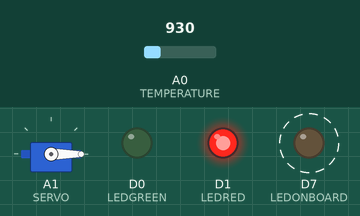
Simulated run of this sketch. Board: Particle Photon. Shown: servo, output pins drawn as LEDs (lit = HIGH). Dashed ring = blinking. The test bench sets the inputs (shaded band); at power-on: A0 (TEMPERATURE) = 930.

Above: at 2.8 s.
2.9 s: A0 (TEMPERATURE) set to 1004
At 5.4 s:
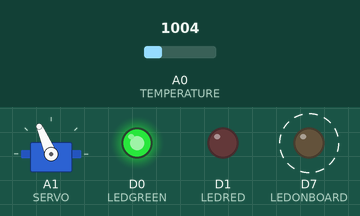
6.5 s: A0 (TEMPERATURE) set to 809
At 7.8 s:
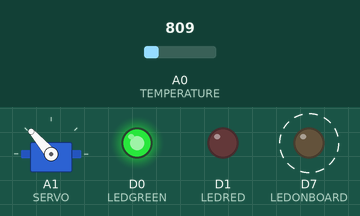
10.7 s: A0 (TEMPERATURE) set to 697
14.2 s: A0 (TEMPERATURE) set to 1069
At 15.8 s:
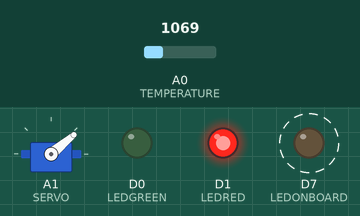
Timing chart, 0 to 19.4 s (numbered marks = the images above; inputs shaded):
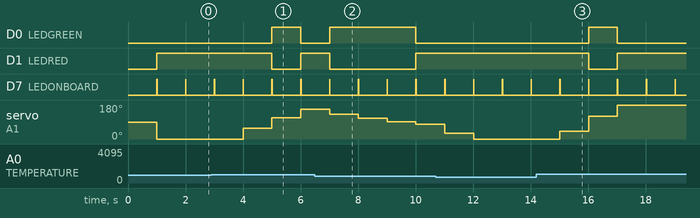

Measured:
- after the input at 2.9 s, D0 (LEDGREEN): LOW → HIGH after 2.1 s instead of 3.1 s; D1 (LEDRED): HIGH → LOW after 2.1 s instead of 3.1 s
- after the input at 6.5 s, D0 (LEDGREEN): LOW → HIGH after 0.51 s, → LOW 3.0 s later; D1 (LEDRED): HIGH → LOW after 0.51 s, → HIGH 3.0 s later; servo on A1 (SERVO): 158° → 131° after 0.51 s, → 110° 1.0 s later, → 92° 1.0 s later, → 79° 1.0 s later
- after the input at 14.2 s, D0 (LEDGREEN): LOW → HIGH after 1.8 s, → LOW 1.0 s later; D1 (LEDRED): HIGH → LOW after 1.8 s, → HIGH 1.0 s later; servo on A1 (SERVO): 0° → 40° after 0.82 s, → 120° 1.0 s later, → 180° 1.0 s later
- by itself, D7 (LEDONBOARD): alternates HIGH for 0.01 s and LOW for 0.99 s

The sketch:

temperature.ino
```cpp
// ------------------------------------------------------------
// Reads temperature and sets a coloured LED and servo position
// ------------------------------------------------------------

int TEMPERATURE = A0;   // Temperature sensor
int SERVO = A1;         // Servo ES08A
int LEDONBOARD = D7;    // Onboard LED
int LEDRED = D1;        // bicolor led red leg
int LEDGREEN = D0;      // bicolour led green leg

Servo myservo;          // a Servo class for servo ES08A
int angle = 0;          // server angle (degrees)

double TEMP_LOW = 18.0;        // Comfort low threshold
double TEMP_HIGH = 21.0;        // Comfort high threshold
double TEMP_MIN = 14.0;       // Temperature range minimum
double TEMP_MAX = 23.0;       // Temperature range maximum

int voltage_temp = 0;   // Temperature sensor voltage
double tempC = 0;       // Calculated temperature (degC)
double tempOld = 0;     // Previous temperature (for smoothing)
float alpha = 0.8;      // smoothing constant
int red = 0;            // LED red value (0-255)

long previousMillis = 0;// store the last time temperature was updated
long interval = 1000;   // interval at which to update (milliseconds)
double status = 0;

void setup()
{
  Spark.variable("temperature", &tempC, DOUBLE); // temperature (degC)
  Spark.variable("voltage_temp", &voltage_temp, INT);
  Spark.variable("TEMP_LOW", &TEMP_LOW, DOUBLE); // temperature (degC)
  Spark.variable("TEMP_HIGH", &TEMP_HIGH, DOUBLE); // temperature (degC)
  Spark.variable("TEMP_MIN", &TEMP_MIN, DOUBLE); // temperature (degC)
  Spark.variable("TEMP_MAX", &TEMP_MAX, DOUBLE); // temperature (degC)
  Spark.function("program", setParameter);      // program the device

  pinMode(TEMPERATURE, INPUT);  // temperature sensor
  pinMode(LEDONBOARD, OUTPUT);  // onboard LED
  pinMode(LEDRED, OUTPUT);      // onboard LED
  pinMode(LEDGREEN, OUTPUT);    // onboard LED
  myservo.attach(SERVO);        // Attach the servo to A1

  RGB.control(false);            // Take control of the onboard multicolour LED
}

void loop()
{
    unsigned long currentMillis = millis();
    if (currentMillis - previousMillis > interval) {
        previousMillis = currentMillis;
        // get the temperaure sensor voltage (0-4095)
        voltage_temp = analogRead(TEMPERATURE);
        //Convert the reading into degree celcius
        tempC = alpha*tempOld + (1-alpha)*(((voltage_temp * 3.3)/4095) - 0.5) * 100;
        tempOld = tempC;

        setTemperatureLED(tempC);
        setServoAngle(tempC);
        setComfortLED(tempC);
        flashOnboard(10);
    }
}

void setTemperatureLED(double temp)
// set the colour of the onboard multicour LED depending on temperature
{
        red = constrain(map(tempC, TEMP_MIN, TEMP_MAX, 0, 255), 0, 255);
        RGB.color(red, 0, 255-red);
}

void setComfortLED(double temp)
// set the status LED red or green depending on temperature
{
    if (temp < TEMP_LOW || temp > TEMP_HIGH)
    {
        digitalWrite(LEDRED, HIGH);
        digitalWrite(LEDGREEN, LOW);
    }
    else
    {
        digitalWrite(LEDRED, LOW);
        digitalWrite(LEDGREEN, HIGH);
    }
}

void setServoAngle(double temp)
// set the angle of the servo depending on temperature
{
        angle = constrain(180*(tempC - TEMP_MIN)/(TEMP_MAX - TEMP_MIN), 0, 180);
        myservo.write(angle);
}

int setParameter(String command)
// parse command for instruction and set parameters
// COMMANDS:
//   LOW: Set comfort low threshold (degC)
//   HII: Set Comfort high threshold (degC)
//   INC: Set update interval (milliseconds)

{
    boolean success = false;
    if(command.startsWith("INC:"))
    {
        interval = parseCommand(command);
        success = true;
    }
    else if(command.startsWith("LOW:"))
    {
        TEMP_LOW = (double) parseCommand(command);
        success = true;
    }
    else if(command.startsWith("HII:"))
    {
        TEMP_HIGH = (double) parseCommand(command);
        success = true;
    }
    else if(command.startsWith("MIN:"))
    {
        TEMP_MIN = (double) parseCommand(command);
        success = true;
    }
    else if(command.startsWith("MAX:"))
    {
        TEMP_MAX = (double) parseCommand(command);
        success = true;
    }
    else if(command.startsWith("RGB:"))
    {
        status = (double) parseCommand(command);
        if (status) RGB.control(true);
        else RGB.control(false);
        success = true;
    }


    if (success)
    {
        flashOnboard(500);
        return 1;
    }
    else
    {
        flashOnboard(200);
        delay(100);
        flashOnboard(200);
        delay(100);
        return -1;
    }
}

int parseCommand(String command)
// get integer DDDDD from XXDDDDD
{
    return command.substring(4, command.length()).toInt();
}

void flashOnboard(int duration)
// flash the onboard led for the specified number of milliseconds
{
    digitalWrite(LEDONBOARD, HIGH);
    delay(duration);
    digitalWrite(LEDONBOARD, LOW);
}
```
